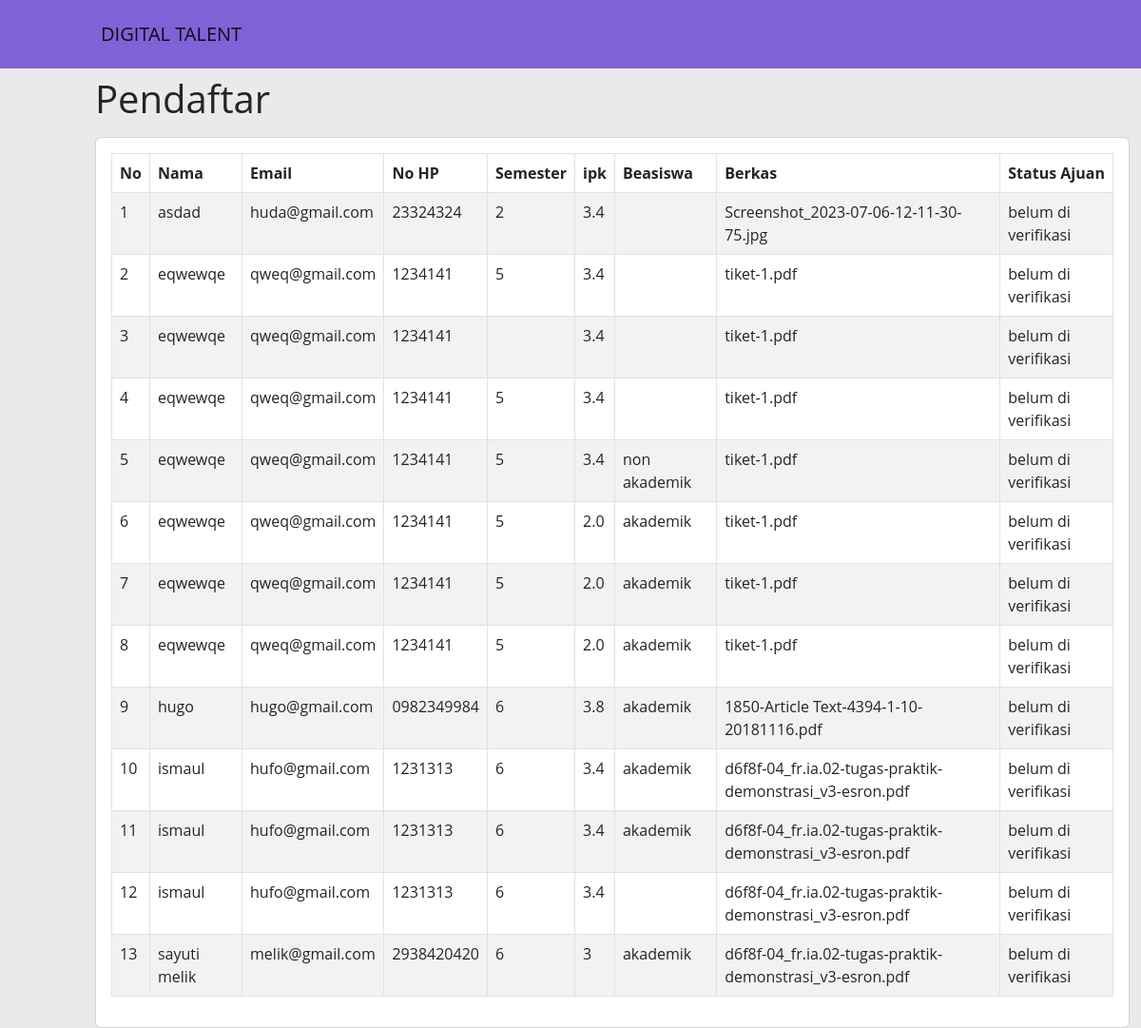
The page /peserta_tampil.php on the database its author committed.
### tables this page shows
CREATE TABLE `peserta` (
  `id` int(15) NOT NULL,
  `nama` varchar(30) NOT NULL,
  `email` varchar(30) NOT NULL,
  `nohp` varchar(10) NOT NULL,
  `semester` varchar(10) NOT NULL,
  `ipk` varchar(30) NOT NULL,
  `beasiswa` varchar(20) NOT NULL,
  `berkas` blob NOT NULL
);

### peserta_tampil.php (the view, shortened to what this page needs)
<!doctype html>
<html lang="en">
    <head>
        <?php include 'header.php' ?>
    </head>
    <body>
        <div class="main-container">
            <div class="content">
                <nav class="navbar navbar-expand-lg">
                    <?php include 'navbar.php' ?>
                </nav>
                <div class="content-wrapper">
                    <section class="content-header">
                    <div class="container-fluid">
                        <div class="row mb-2">
                            <div class="col-sm-6">
                                <h1>Pendaftar</h1>
                            </div>
                        </div>
                    </div>
                    </section>
                    <section class="content">
                    <div class="container-fluid">
                        <div class="row">
                        <div class="col-12">
                            <div class="card">
                            <div class="card-body">
                                <table id="example1" class="table table-bordered table-striped">
                                <thead>
                                <tr>
                                    <th>No</th>
                                    <th>Nama</th>
                                    <th>Email</th>
                                    <th>No HP</th>
                                    <th>Semester</th>
                                    <th>ipk</th>
                                    <th>Beasiswa</th>
                                    <th>Berkas</th>
                                    <th>Status Ajuan</th>
                                </tr>
                                </thead>
                                <tbody>
                                <tr>
                                <?php
                                    $sql = mysql_query("SELECT * FROM peserta ORDER BY nama") or die(mysql_error());
                                    $no=0;
                                    while($data = mysql_fetch_array($sql))
                                    {
                                    $no++;
                                    ?>
                                    <td><?php echo $no; ?></td>
                                    <td><?php echo $data['nama']; ?></td>
                                    <td><?php echo $data['email']; ?></td>
                                    <td><?php echo $data['nohp']; ?></td>
                                    <td><?php echo $data['semester']; ?></td>
                                    <td><?php echo $data['ipk']; ?></td>
                                    <td><?php echo $data['beasiswa']; ?></td>
                                    <td><?php echo $data['berkas']; ?></td>
                                    <td>
                                    belum di verifikasi
                                    </td>
                                </tr>
                                <?php } ?>
                                </table>
                            </div>
                            </div>
                        </div>
                        </div>
                    </div>
                    </section>
                    </div>
            </div>
        </div>
    </body>
</html>

### header.php (shortened to what this page needs)
<link href="https://cdn.jsdelivr.net/npm/bootstrap@5.2.3/dist/css/bootstrap.min.css" rel="stylesheet">
<link rel="stylesheet" href="style/style_index.css">

### navbar.php (shortened to what this page needs)
<nav class="navbar navbar-expand-lg">
            <div class="container-fluid">
                <a class="navbar-brand" href="index.php">DIGITAL TALENT</a>
            </div>
        </nav>

### style/style_index.css (style rules this page uses)
body { background: #eaeaea; font-family: open sans; }
.navbar { padding-left: 3px; background-color: #8062D6; }
.container-fluid { padding-left: 100px; }

### rows shown on the page
peserta: nama "asdad", email "huda@gmail.com", nohp "23324324", semester "2", ipk "3.4", berkas "Screenshot_2023-07-06-12-11-30-75.jpg"
peserta: nama "eqwewqe", email "qweq@gmail.com", nohp "1234141", semester "5", ipk "3.4", berkas "tiket-1.pdf"
peserta: nama "eqwewqe", email "qweq@gmail.com", nohp "1234141", ipk "3.4", berkas "tiket-1.pdf"
peserta: nama "eqwewqe", email "qweq@gmail.com", nohp "1234141", semester "5", ipk "3.4", berkas "tiket-1.pdf"
peserta: nama "eqwewqe", email "qweq@gmail.com", nohp "1234141", semester "5", ipk "3.4", beasiswa "non akademik", berkas "tiket-1.pdf"
peserta: nama "eqwewqe", email "qweq@gmail.com", nohp "1234141", semester "5", ipk "2.0", beasiswa "akademik", berkas "tiket-1.pdf"
peserta: nama "eqwewqe", email "qweq@gmail.com", nohp "1234141", semester "5", ipk "2.0", beasiswa "akademik", berkas "tiket-1.pdf"
peserta: nama "eqwewqe", email "qweq@gmail.com", nohp "1234141", semester "5", ipk "2.0", beasiswa "akademik", berkas "tiket-1.pdf"
peserta: nama "hugo", email "hugo@gmail.com", nohp "0982349984", semester "6", ipk "3.8", beasiswa "akademik", berkas "1850-Article Text-4394-1-10-20181116.pdf"
peserta: nama "ismaul", email "hufo@gmail.com", nohp "1231313", semester "6", ipk "3.4", beasiswa "akademik", berkas "d6f8f-04_fr.ia.02-tugas-praktik-demonstrasi_v3-esron.pdf"
peserta: nama "ismaul", email "hufo@gmail.com", nohp "1231313", semester "6", ipk "3.4", beasiswa "akademik", berkas "d6f8f-04_fr.ia.02-tugas-praktik-demonstrasi_v3-esron.pdf"
peserta: nama "ismaul", email "hufo@gmail.com", nohp "1231313", semester "6", ipk "3.4", berkas "d6f8f-04_fr.ia.02-tugas-praktik-demonstrasi_v3-esron.pdf"
peserta: nama "sayuti melik", email "melik@gmail.com", nohp "2938420420", semester "6", ipk "3", beasiswa "akademik", berkas "d6f8f-04_fr.ia.02-tugas-praktik-demonstrasi_v3-esron.pdf"
